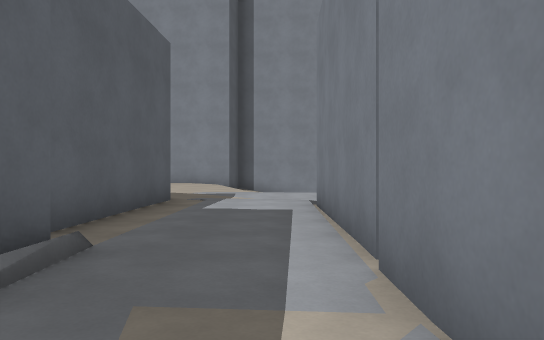
View 1 (above)

24 first-person views from a walk through a 3-D level made in the Godot game engine. The camera is 1.2 m above the floor, looks level and sees 70° across. The floor is counted in squares, 2 m on a side. Each view is taken from the middle of a square. On the plan, view 1 faces up. The plan holds only what a view shows up to about 11 squares ahead; the rest is blank. The place goes on beyond the plan. Surface patterns are stand-ins for the level's own textures.

View 2
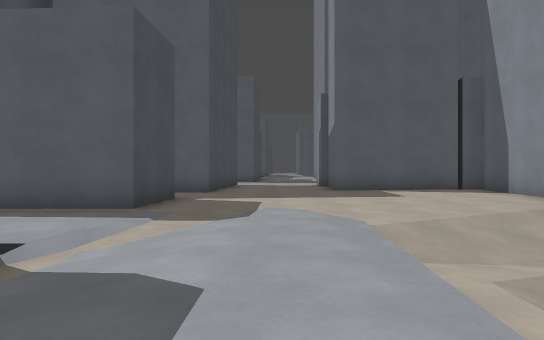

View 3
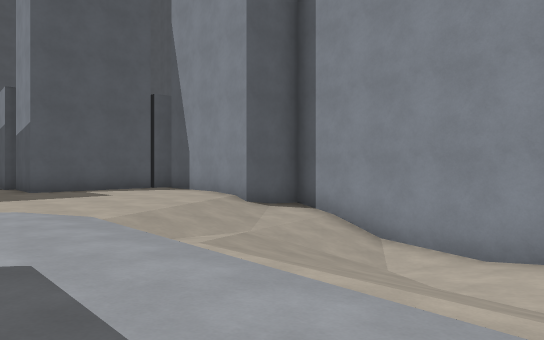

View 4
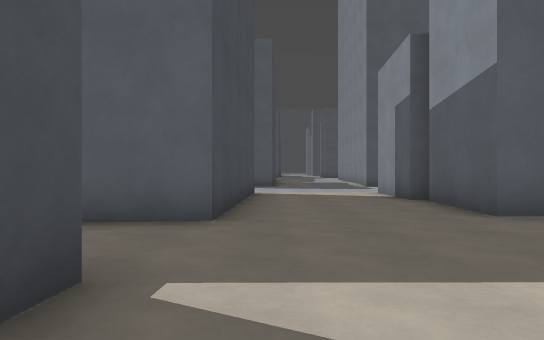

View 5
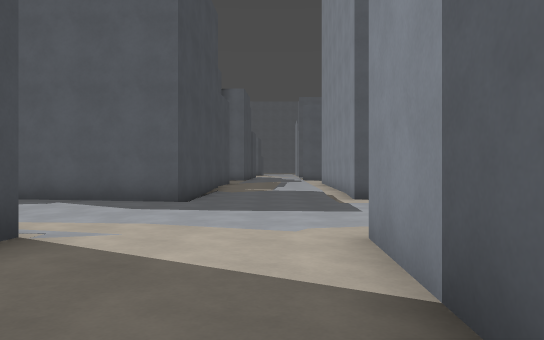

View 6
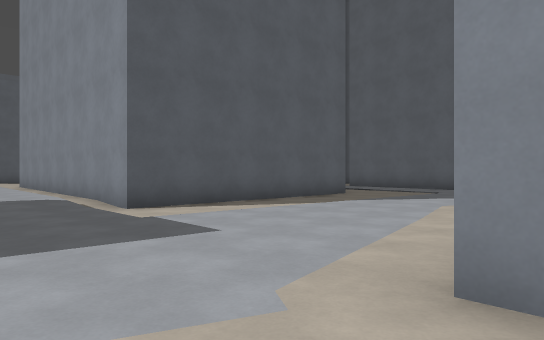

View 7
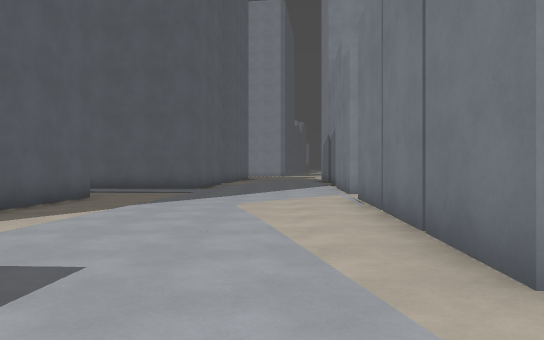

View 8
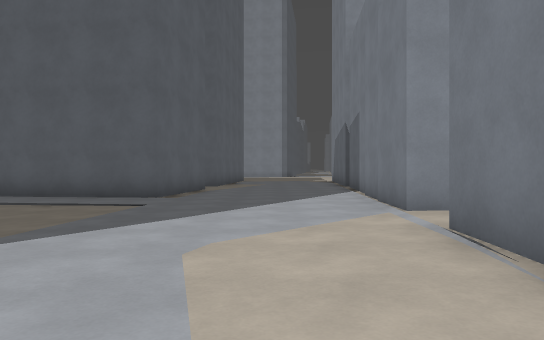

View 9
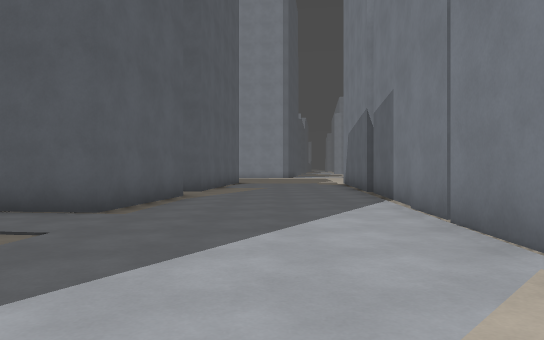

View 10
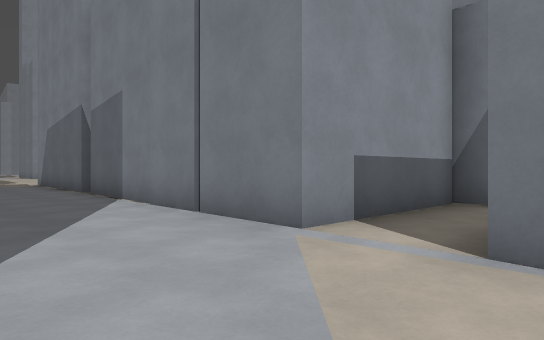

View 11
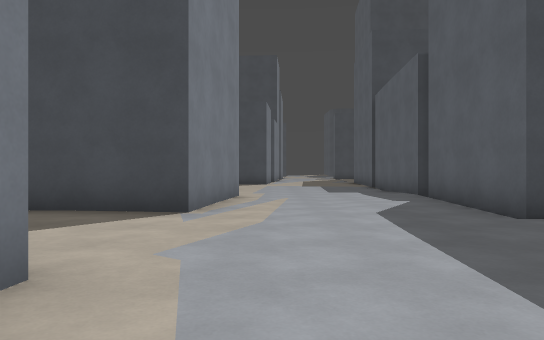

View 12
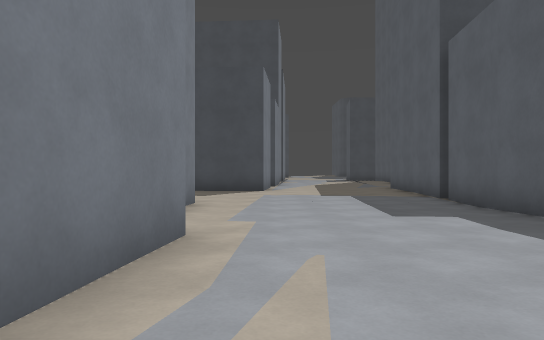

View 13
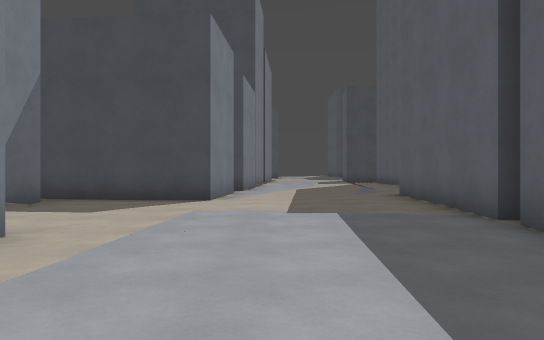

View 14
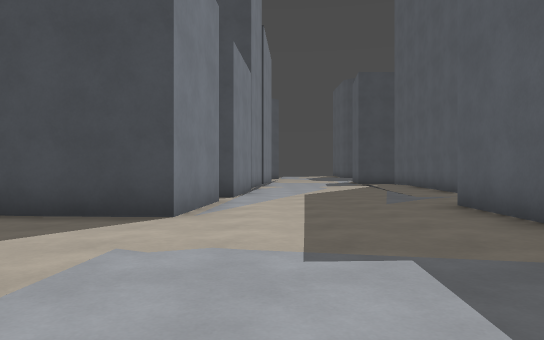

View 15
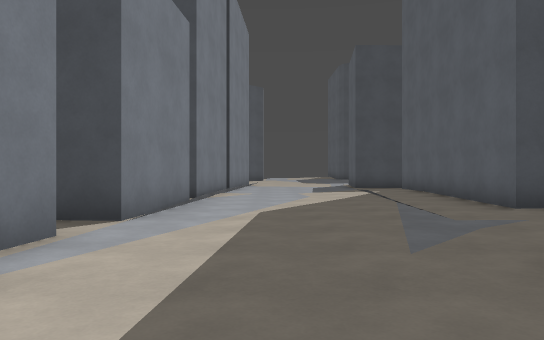

View 16
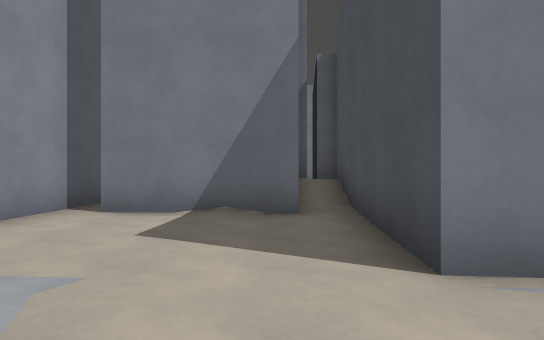

View 17
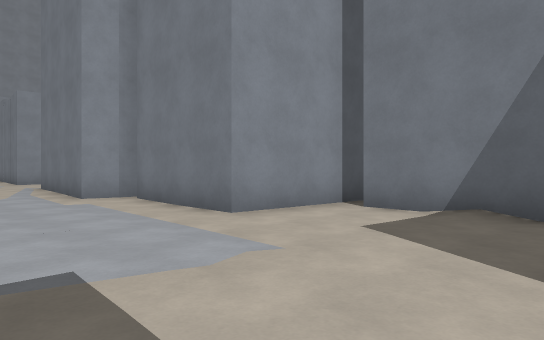

View 18
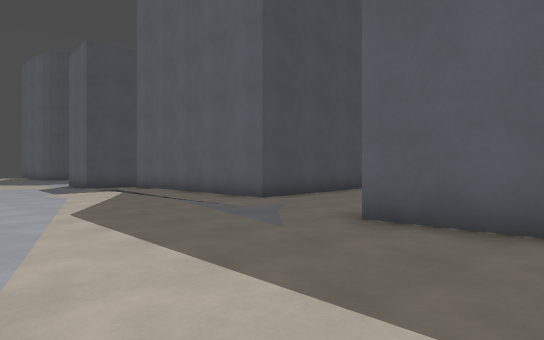

View 19
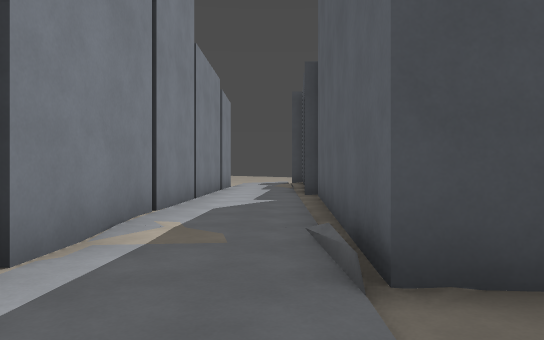

View 20
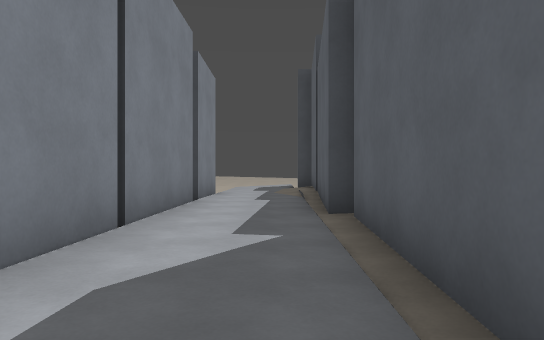

View 21
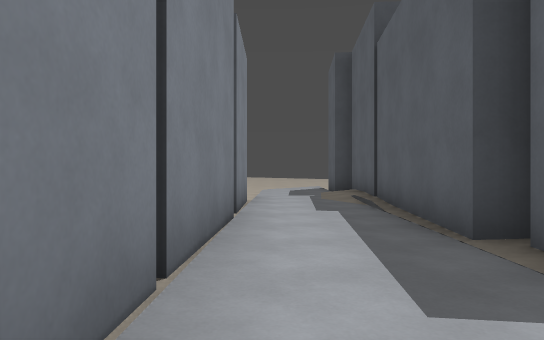

View 22
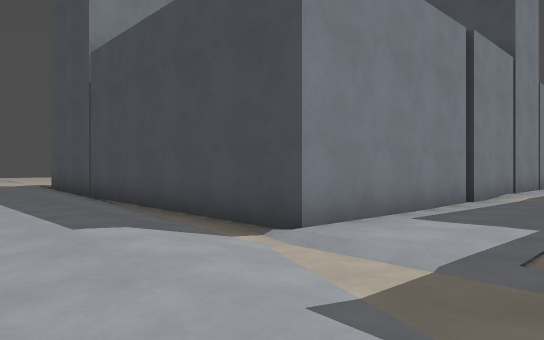

View 23
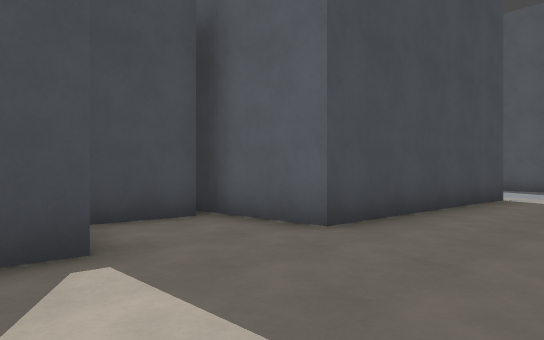

View 24
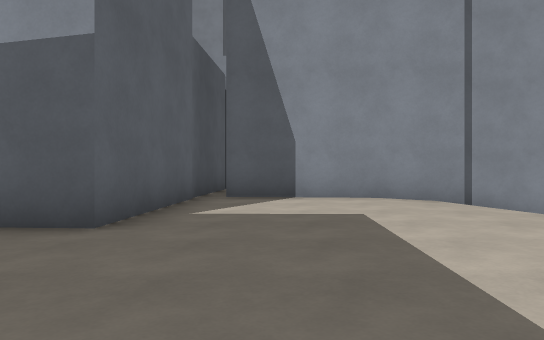

### Floor plan
Key: @ floor where view 1 was taken; # wall or solid block; . main floor; : floor 0.25 m higher than the main floor; - floor 0.25 m lower than the main floor; + floor 0.5 m higher than the main floor; / step, stairs or slope.
Columns run from 22 left of view 1 to 5 right of it. Each row starts with its distance up from view 1.
 28       #....#
 27       .....
 26      #.....#
 25      #.....#
 24   ## #.....#
 23   -###.....#
 22   ........##
 21    --.....#
 20    ---....#####
 19    #--........###
 18    #--.......  #
 17    #--....#    #:   ###
 16    #--....#    #:## #/#####
 15    #--....#    #::###//////
 14 ####--....#    #::::.//////
 13 ..##--....#    #...:.//////
 12 ..........######.....///////
 11   ....................//////
 10   ..........................
  9   ###/................///...
  8     #/..-.######..##..//---/
  7     #/.--##    #.. #...#####
  6     #/.--#     #####...#
  5     #.---##        #...#
  4     #.----#        #...#
  3     #-----#        ##..#
  2     #-----#         #..#
  1     #-----####      #..#
  0     #--------#      #.@#
 -1     #-------##      #..#
 -2     #-------#       #..#
 -3     #-------#  #    #..#
 -4     #----##-///+#   #..#
 -5     #----#######    #..#
 -6    ------#          #..#
 -7  --------           #..
 -8 --------##         ##..#
 -9 --------#          #...#
-10 ###-----#          #...-
-11   #-----           #...
-12  ##-----#          #/..
-13  #------#
-14  #------#

Positions as (right, up) in squares from view 1, and headings:
1: (0, 0), facing up
2: (4, 10), facing left
3: (5, 9), facing up-left
4: (-2, 9), facing left
5: (-9, 11), facing left
6: (-12, 10), facing up-left
7: (-14, 10), facing up
8: (-14, 14), facing up
9: (-14, 17), facing up
10: (-15, 17), facing up-right
11: (-14, 14), facing down
12: (-14, 8), facing down
13: (-15, 4), facing down
14: (-15, 1), facing down
15: (-16, -3), facing down
16: (-16, -3), facing right
17: (-16, -4), facing up-right
18: (-14, -3), facing down-left
19: (-1, 5), facing down
20: (-1, 1), facing down
21: (0, -1), facing down
22: (-2, 11), facing down-right
23: (-3, 11), facing down-left
24: (-5, 8), facing up
